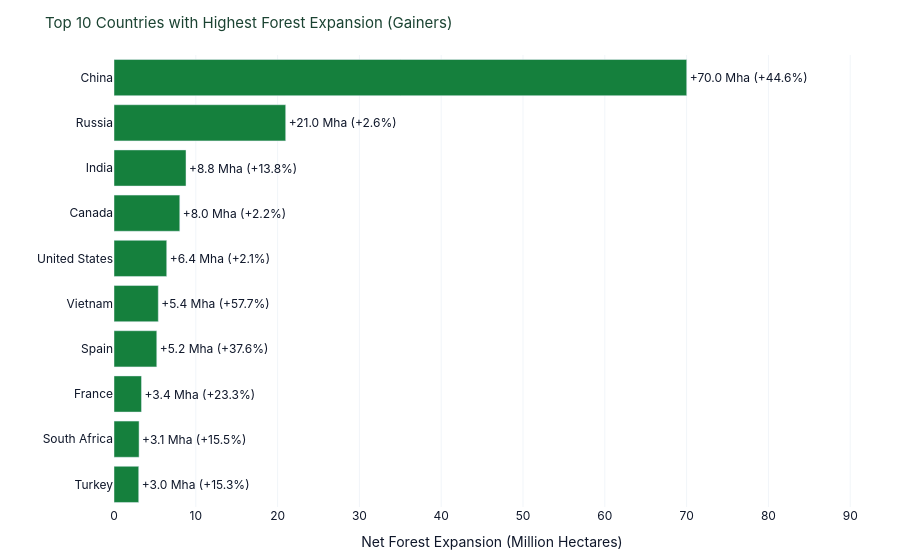

Notebook code cell kept with this figure:
### Markdown cell above
### 1. Forest Recovery: Top 10 Net Forest Gaining Countries (1990–2025)
Which countries have added the largest areas of forest through afforestation, reforestation, and natural forest regeneration?

### Code cell
fig_top_gain = create_top_countries_bar(df_hotspots, top_n=10, ascending=False)
fig_top_gain.show()

### Figure 1 — Plotly figure (JSON) as saved in the notebook; plotly's stock layout.template omitted (floating-point values rounded to 4 significant figures)
{"data": [{"customdata": [["Asia", "Logging"], ["Africa", "Logging"], ["Europe", "Logging"], ["Europe", "Logging"], ["Asia", "Logging"], ["North America", "Logging"], ["North America", "Wildfire"], ["Asia", "Shifting cultivation"], ["Europe", "Wildfire"], ["Asia", "Logging"]], "hovertemplate": "<b>%{y}</b> (%{customdata[0]})<br>Net Change: %{x:+.2f} Mha<br>Primary Driver: %{customdata[1]}<extra></extra>", "marker": {"color": ["#15803d", "#15803d", "#15803d", "#15803d", "#15803d", "#15803d", "#15803d", "#15803d", "#15803d", "#15803d"]}, "orientation": "h", "text": ["+3.0 Mha (+15.3%)", "+3.1 Mha (+15.5%)", "+3.4 Mha (+23.3%)", "+5.2 Mha (+37.6%)", "+5.4 Mha (+57.7%)", "+6.4 Mha (+2.1%)", "+8.0 Mha (+2.2%)", "+8.8 Mha (+13.8%)", "+21.0 Mha (+2.6%)", "+70.0 Mha (+44.6%)"], "textposition": "outside", "type": "bar", "x": [3.022, 3.065, 3.359, 5.228, 5.414, 6.445, 8.042, 8.801, 20.99, 70.01], "y": ["Turkey", "South Africa", "France", "Spain", "Vietnam", "United States", "Canada", "India", "Russia", "China"]}], "layout": {"font": {"color": "#0f172a", "family": "Inter, Segoe UI, Arial, sans-serif"}, "hoverlabel": {"bgcolor": "#1b4332", "font": {"color": "white", "family": "Inter, sans-serif", "size": 12}}, "legend": {"font": {"size": 11}, "orientation": "h", "x": 1, "xanchor": "right", "y": 1.02, "yanchor": "bottom"}, "margin": {"b": 40, "l": 40, "r": 30, "t": 55}, "paper_bgcolor": "white", "plot_bgcolor": "white", "title": {"font": {"color": "#1b4332", "size": 15}, "text": "Top 10 Countries with Highest Forest Expansion (Gainers)"}, "xaxis": {"gridcolor": "#f1f5f9", "range": [0, 92.42], "showgrid": true, "title": {"text": "Net Forest Expansion (Million Hectares)"}}, "yaxis": {"title": {"text": ""}}}}
